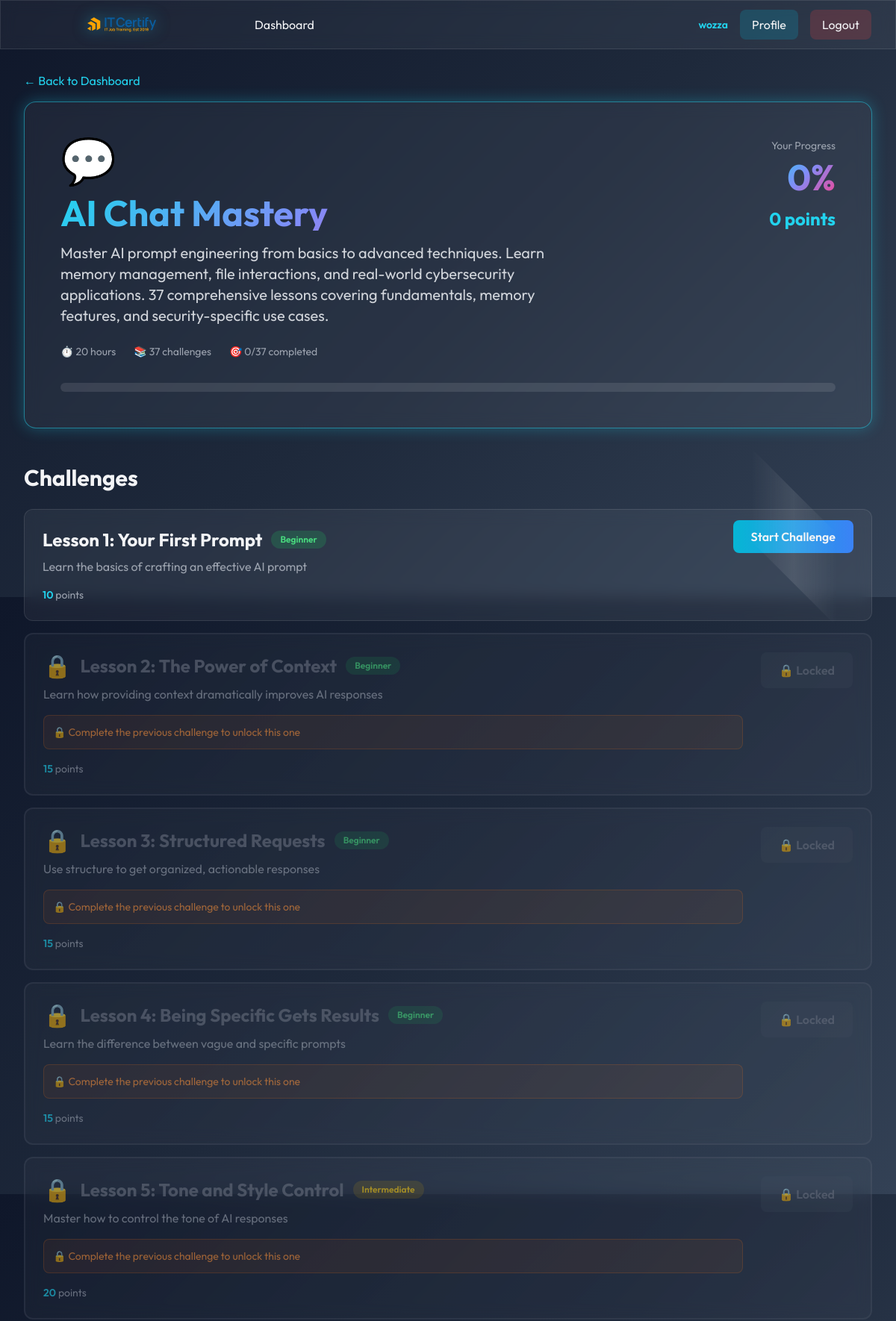
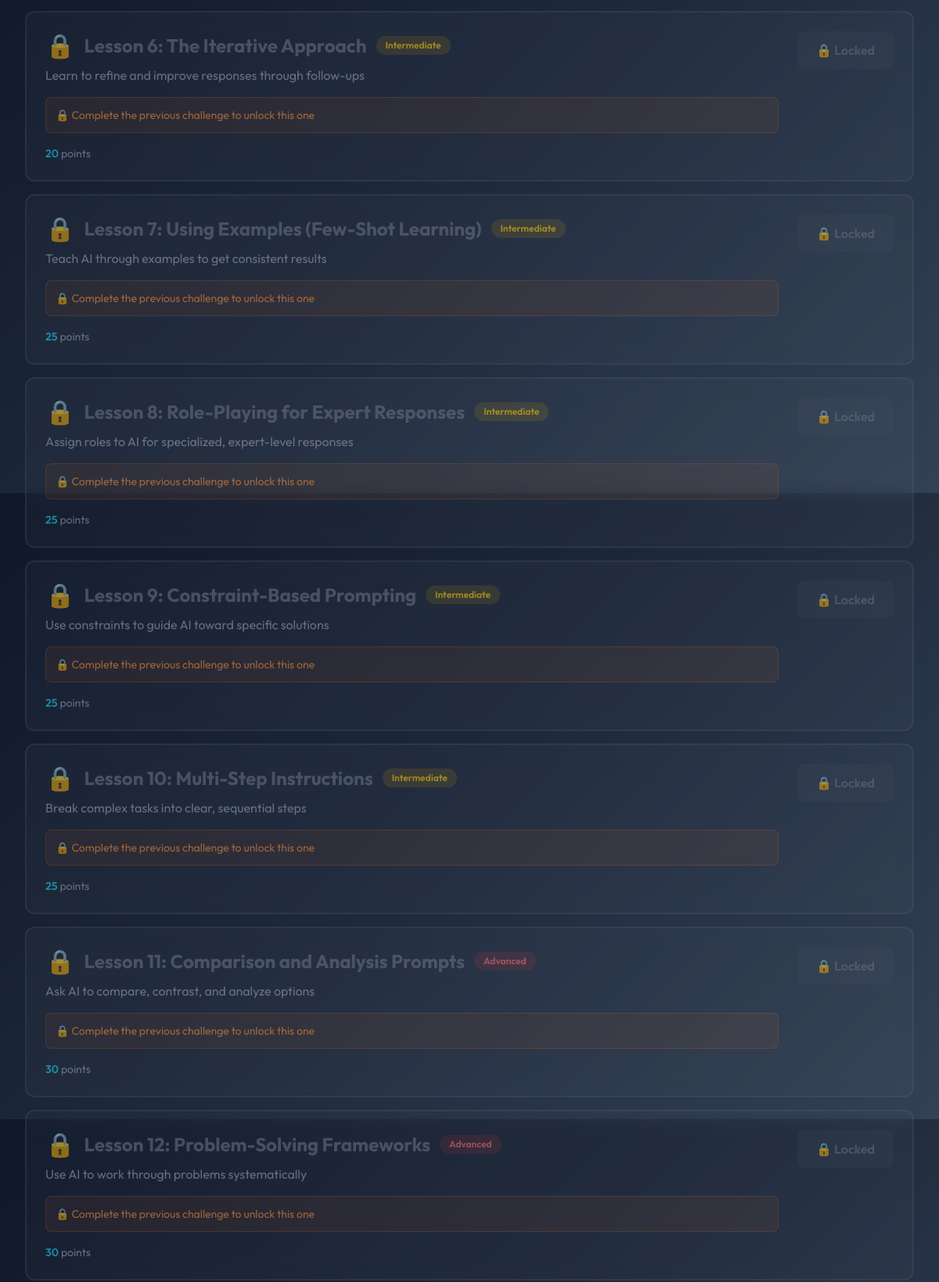
/module/1/ (signed in, upper part), run on the app's committed database (2 pictures, top to bottom).
### learning/models.py (models this page shows, shortened)
class Module(models.Model):
    MODULE_TYPES = [
        ('chat', 'AI Chat Mastery'),
        ('builder', 'Build AI-Powered Tools'),
        ('coding', 'Code with AI Assistant'),
        ('data', 'AI + Data Magic'),
    ]
    title = models.CharField(max_length=200)
    description = models.TextField()
    module_type = models.CharField(max_length=20, choices=MODULE_TYPES)
    order = models.IntegerField(default=0)
    duration_hours = models.IntegerField(default=15)
    icon = models.CharField(max_length=50, default='🎯')
    is_active = models.BooleanField(default=True)
    prerequisite = models.ForeignKey('self', on_delete=models.SET_NULL, null=True, blank=True, related_name='unlocks')
    created_at = models.DateTimeField(auto_now_add=True)
    class Meta:
        ordering = ['order']
    def is_unlocked_for_user(self, user):
        if not self.prerequisite:
            return True  # First module is always unlocked

class UserProgress(models.Model):
    user = models.ForeignKey(User, on_delete=models.CASCADE, related_name='progress')
    module = models.ForeignKey(Module, on_delete=models.CASCADE)
    challenges_completed = models.IntegerField(default=0)
    total_points = models.IntegerField(default=0)
    started_at = models.DateTimeField(auto_now_add=True)
    last_activity = models.DateTimeField(auto_now=True)
    completed = models.BooleanField(default=False)
    class Meta:
        unique_together = ['user', 'module']

class Challenge(models.Model):
    DIFFICULTY_LEVELS = [
        ('beginner', 'Beginner'),
        ('intermediate', 'Intermediate'),
        ('advanced', 'Advanced'),
    ]
    module = models.ForeignKey(Module, on_delete=models.CASCADE, related_name='challenges')
    title = models.CharField(max_length=200)
    description = models.TextField()
    difficulty = models.CharField(max_length=20, choices=DIFFICULTY_LEVELS, default='beginner')
    order = models.IntegerField(default=0)
    points = models.IntegerField(default=10)
    prerequisite_challenge = models.ForeignKey('self', on_delete=models.SET_NULL, null=True, blank=True, related_name='unlocks')
    instructions = models.TextField()
    example_prompt = models.TextField(blank=True)
    expected_output = models.TextField(blank=True)
    evaluation_criteria = models.JSONField(default=dict)
    is_active = models.BooleanField(default=True)
    created_at = models.DateTimeField(auto_now_add=True)
    class Meta:
        ordering = ['module', 'order']
    def is_unlocked_for_user(self, user):
        if not self.prerequisite_challenge:
            return True  # First challenge is always unlocked
        return ChallengeAttempt.objects.filter(
            user=user,
            challenge=self.prerequisite_challenge,
            passed=True
        ).exists()

### learning/views.py (the view)
# urls.py: path('module/<int:module_id>/', views.module_detail, name='module_detail'),
@login_required
def module_detail(request, module_id):
    module = get_object_or_404(Module, id=module_id, is_active=True)
    if not module.is_unlocked_for_user(request.user):
        messages.error(request, f'You must complete "{module.prerequisite.title}" before accessing this module.')
        return redirect('dashboard')
    challenges = Challenge.objects.filter(module=module, is_active=True)
    user_progress, created = UserProgress.objects.get_or_create(
        user=request.user,
        module=module
    )
    user_attempts = {}
    for challenge in challenges:
        attempts = ChallengeAttempt.objects.filter(
            user=request.user,
            challenge=challenge
        ).order_by('-created_at')
        user_attempts[challenge.id] = {
            'total_attempts': attempts.count(),
            'passed': attempts.filter(passed=True).exists(),
            'best_score': attempts.aggregate(max_score=Sum('score'))['max_score'] or 0,
            'last_attempt': attempts.first(),
            'is_unlocked': challenge.is_unlocked_for_user(request.user)
        }
    context = {
        'module': module,
        'challenges': challenges,
        'user_progress': user_progress,
        'user_attempts': user_attempts,
    }
    return render(request, 'module_detail.html', context)

### learning/templatetags/custom_filters.py (called while the page is built)
@register.filter
def get_item(dictionary, key):
    if dictionary and key:
        return dictionary.get(key)
    return None

@register.filter
def is_challenge_locked(challenge, user_attempts):
    if challenge.order == 1:
        return False
    from learning.models import Challenge
    prev_challenge = Challenge.objects.filter(
        module=challenge.module,
        order=challenge.order - 1,
        is_active=True
    ).first()
    if not prev_challenge:
        return False
    prev_attempt = user_attempts.get(prev_challenge.id)
    if prev_attempt and prev_attempt.get('passed'):
        return False
    return True

### templates/module_detail.html (shortened to what this page needs)
{% extends 'base.html' %}
{% load custom_filters %}
{% block content %}
<div class="max-w-7xl mx-auto px-4 sm:px-6 lg:px-8">
    <div class="mb-12">
        <a href="{% url 'dashboard' %}" class="text-cyan-400 hover:text-cyan-300 mb-4 inline-block">
        </a>
        <div class="glass-effect rounded-2xl p-12 neon-border">
            <div class="flex items-start justify-between">
                <div>
                    <div class="text-6xl mb-4">{{ module.icon }}</div>
                    <h1 class="text-5xl font-bold mb-4 gradient-text">{{ module.title }}</h1>
                    <p class="text-xl text-gray-300 mb-6 max-w-2xl">{{ module.description }}</p>
                    <div class="flex items-center space-x-6 text-sm text-gray-400">
                        <div>⏱️ {{ module.duration_hours }} hours</div>
                        <div>📚 {{ challenges.count }} challenges</div>
                        <div>🎯 {{ user_progress.challenges_completed }}/{{ challenges.count }} completed</div>
                    </div>
                </div>
                <div class="text-right">
                    <div class="text-sm text-gray-400 mb-2">Your Progress</div>
                    <div class="text-5xl font-bold gradient-text mb-4">
                        {% widthratio user_progress.challenges_completed challenges.count 100 %}%
                    </div>
                    <div class="text-2xl font-bold text-cyan-400">{{ user_progress.total_points }} points</div>
                </div>
            </div>
            <div class="mt-8">
                <div class="w-full bg-white/10 rounded-full h-3">
                    {% widthratio user_progress.challenges_completed challenges.count 100 as progress_pct %}
                </div>
            </div>
        </div>
    </div>
    <div class="mb-12">
        <h2 class="text-3xl font-bold mb-6">Challenges</h2>
        <div class="space-y-4">
            {% for challenge in challenges %}
            {% with user_attempts|get_item:challenge.id as attempt %}
            {% with is_locked=challenge|is_challenge_locked:user_attempts %}
            <div class="glass-effect rounded-xl p-6 hover-lift {% if attempt and attempt.passed %}border-2 border-green-500/50{% elif is_locked %}opacity-60 border-2 border-gray-500/30{% endif %}">
                <div class="flex items-start justify-between">
                    <div class="flex-1">
                        <div class="flex items-center space-x-3 mb-2">
                            {% if is_locked %}
                            <span class="text-3xl">🔒</span>
                            {% endif %}
                            <h3 class="text-2xl font-bold {% if is_locked %}text-gray-500{% endif %}">{{ challenge.title }}</h3>
                            <span class="px-3 py-1 rounded-full text-xs font-semibold
                                {% if challenge.difficulty == 'beginner' %}bg-green-500/20 text-green-400
                                {% elif challenge.difficulty == 'intermediate' %}bg-yellow-500/20 text-yellow-400
                                {% else %}bg-red-500/20 text-red-400{% endif %}">
                                {{ challenge.get_difficulty_display }}
                            </span>
                        </div>
                        <p class="text-gray-400 mb-4">{{ challenge.description }}</p>
                        {% if is_locked %}
                        <div class="bg-orange-500/10 border border-orange-500/30 rounded-lg p-3 mb-4">
                            <p class="text-orange-400 text-sm">🔒 Complete the previous challenge to unlock this one</p>
                        </div>
                        {% endif %}
                        <div class="flex items-center space-x-6 text-sm">
                            <div class="text-gray-400">
                                <span class="text-cyan-400 font-semibold">{{ challenge.points }}</span> points
                            </div>
                        </div>
                    </div>
                    <div class="ml-6">
                        {% if is_locked %}
                        <button disabled class="px-6 py-3 bg-gray-600/30 rounded-lg font-semibold text-gray-500 cursor-not-allowed whitespace-nowrap">
                            🔒 Locked
                        </button>
                        {% else %}
                        <a href="{% url 'challenge' challenge.id %}"
                           class="px-6 py-3 bg-gradient-to-r from-cyan-500 to-blue-500 rounded-lg font-semibold hover-lift sparkle whitespace-nowrap">
                            {% if attempt and attempt.passed %}
                                Practice Again
                            {% elif attempt and attempt.total_attempts > 0 %}
                                Try Again
                            {% else %}
                                Start Challenge
                            {% endif %}
                        </a>
                        {% endif %}
                    </div>
                </div>
            </div>
            {% endwith %}
            {% endwith %}
            {% endfor %}
        </div>
    </div>
</div>
{% endblock %}

### templates/base.html (shortened to what this page needs)
<!DOCTYPE html>
{% load static %}
<html lang="en">
<head>
    <script src="https://cdn.tailwindcss.com"></script>
</head>
<body class="text-gray-100">
    {% if user.is_authenticated %}
    <nav class="glass-effect fixed w-full top-0 z-50">
        <div class="max-w-7xl mx-auto px-4 sm:px-6 lg:px-8">
            <div class="flex justify-between items-center h-16">
                <div class="flex items-center space-x-8">
                    <a href="{% url 'dashboard' %}" class="flex items-center">
                        <img src="{% static 'images/Logo-3.svg' %}" alt="AI Learning Platform Logo" class="logo-img">
                    </a>
                    <div class="hidden md:flex space-x-4">
                        <a href="{% url 'dashboard' %}" class="px-4 py-2 rounded-lg hover:bg-white/10 transition">
                            Dashboard
                        </a>
                    </div>
                </div>
                <div class="flex items-center space-x-4">
                    <div class="text-sm">
                        <span class="text-cyan-400 font-semibold">{{ user.username }}</span>
                    </div>
                    <a href="{% url 'profile' %}" class="px-4 py-2 rounded-lg bg-cyan-500/20 hover:bg-cyan-500/30 transition">
                        Profile
                    </a>
                    <a href="{% url 'logout' %}" class="px-4 py-2 rounded-lg bg-red-500/20 hover:bg-red-500/30 transition">
                        Logout
                    </a>
                </div>
            </div>
        </div>
    </nav>
    <div class="pt-16">
        {% endif %}
        <main class="{% if user.is_authenticated %}py-8{% else %}py-0{% endif %}">
            {% block content %}{% endblock %}
        </main>
        {% if user.is_authenticated %}
    </div>
    {% endif %}
</body>
</html>

### templates/base.html (style rules this page uses)
* { font-family: 'Outfit', sans-serif; }
body { background: linear-gradient(135deg, #0F172A 0%, #1E293B 50%, #334155 100%); min-height: 100vh; }
.glass-effect { background: rgba(255, 255, 255, 0.05); backdrop-filter: blur(10px); border: 1px solid rgba(255, 255, 255, 0.1); }
.neon-border { box-shadow: 0 0 20px rgba(34, 211, 238, 0.3); border: 1px solid rgba(34, 211, 238, 0.5); }
.gradient-text { background: linear-gradient(135deg, #22D3EE, #818CF8, #EC4899); -webkit-background-clip: text; -webkit-text-fill-color: transparent; background-clip: text; }
.hover-lift { transition: transform 0.3s ease, box-shadow 0.3s ease; }
.sparkle { position: relative; overflow: hidden; }
.sparkle::before { content: ''; position: absolute; top: -50%; left: -50%; width: 200%; height: 200%; background: linear-gradient( 45deg, transparent 30%, rgba(255, 255, 255, 0.1) 50%, transparent 70% ); transform: rotate(45deg); animation: sparkle 3s infinite; }
.logo-img { height: 180px; width: auto; filter: drop-shadow(0 0 10px rgba(34, 211, 238, 0.5)); transition: transform 0.3s ease; }

### data on the page
Module: icon "💬", title "AI Chat Mastery", description "Master AI prompt engineering from basics to advanced techniques. Learn memory management, file interactions, and real-world cybersecurity applications. 37 comprehensive lessons covering fundamentals, memory features, and security-specific use cases.", duration_hours "20"
UserProgress: challenges_completed "0", total_points "0"
Challenge: title "Lesson 1: Your First Prompt", difficulty "Beginner", description "Learn the basics of crafting an effective AI prompt", points "10", shows "Start Challenge"
Challenge: title "Lesson 2: The Power of Context", difficulty "Beginner", description "Learn how providing context dramatically improves AI responses", shows "🔒 Complete the previous challenge to unlock this one", points "15", shows "🔒 Locked"
Challenge: title "Lesson 3: Structured Requests", difficulty "Beginner", description "Use structure to get organized, actionable responses", shows "🔒 Complete the previous challenge to unlock this one", points "15", shows "🔒 Locked"
Challenge: title "Lesson 4: Being Specific Gets Results", difficulty "Beginner", description "Learn the difference between vague and specific prompts", shows "🔒 Complete the previous challenge to unlock this one", points "15", shows "🔒 Locked"
Challenge: title "Lesson 5: Tone and Style Control", difficulty "Intermediate", description "Master how to control the tone of AI responses", shows "🔒 Complete the previous challenge to unlock this one", points "20", shows "🔒 Locked"
Challenge: title "Lesson 6: The Iterative Approach", difficulty "Intermediate", description "Learn to refine and improve responses through follow-ups", shows "🔒 Complete the previous challenge to unlock this one", points "20", shows "🔒 Locked"
Challenge: title "Lesson 7: Using Examples (Few-Shot Learning)", difficulty "Intermediate", description "Teach AI through examples to get consistent results", shows "🔒 Complete the previous challenge to unlock this one", points "25", shows "🔒 Locked"
Challenge: title "Lesson 8: Role-Playing for Expert Responses", difficulty "Intermediate", description "Assign roles to AI for specialized, expert-level responses", shows "🔒 Complete the previous challenge to unlock this one", points "25", shows "🔒 Locked"
Challenge: title "Lesson 9: Constraint-Based Prompting", difficulty "Intermediate", description "Use constraints to guide AI toward specific solutions", shows "🔒 Complete the previous challenge to unlock this one", points "25", shows "🔒 Locked"
Challenge: title "Lesson 10: Multi-Step Instructions", difficulty "Intermediate", description "Break complex tasks into clear, sequential steps", shows "🔒 Complete the previous challenge to unlock this one", points "25", shows "🔒 Locked"
Challenge: title "Lesson 11: Comparison and Analysis Prompts", difficulty "Advanced", description "Ask AI to compare, contrast, and analyze options", shows "🔒 Complete the previous challenge to unlock this one", points "30", shows "🔒 Locked"
Challenge: title "Lesson 12: Problem-Solving Frameworks", difficulty "Advanced", description "Use AI to work through problems systematically", shows "🔒 Complete the previous challenge to unlock this one", points "30", shows "🔒 Locked"

### other printed values
{{ user.username }} "wozza"
{{ challenges.count }} "37"
